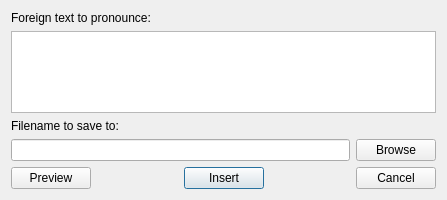
<?xml version="1.0" encoding="UTF-8"?>
<ui version="4.0">
 <class>GoogleTTSDlg</class>
 <widget class="QDialog" name="GoogleTTSDlg">
  <property name="geometry">
   <rect>
    <x>0</x>
    <y>0</y>
    <width>447</width>
    <height>200</height>
   </rect>
  </property>
  <property name="windowTitle">
   <string>Google text-to-speech</string>
  </property>
  <layout class="QVBoxLayout" name="verticalLayout_2">
   <item>
    <layout class="QVBoxLayout" name="verticalLayout">
     <item>
      <widget class="QLabel" name="label">
       <property name="text">
        <string>Foreign text to pronounce:</string>
       </property>
      </widget>
     </item>
     <item>
      <widget class="QTextEdit" name="foreign_text">
       <property name="acceptRichText">
        <bool>false</bool>
       </property>
      </widget>
     </item>
     <item>
      <widget class="QLabel" name="label_2">
       <property name="text">
        <string>Filename to save to:</string>
       </property>
      </widget>
     </item>
     <item>
      <layout class="QHBoxLayout" name="horizontalLayout">
       <item>
        <widget class="QLineEdit" name="filename"/>
       </item>
       <item>
        <widget class="QPushButton" name="browse_button">
         <property name="text">
          <string>Browse</string>
         </property>
        </widget>
       </item>
      </layout>
     </item>
     <item>
      <layout class="QHBoxLayout" name="horizontalLayout_2">
       <item>
        <widget class="QPushButton" name="preview_button">
         <property name="text">
          <string>Preview</string>
         </property>
        </widget>
       </item>
       <item>
        <spacer name="horizontalSpacer">
         <property name="orientation">
          <enum>Qt::Horizontal</enum>
         </property>
         <property name="sizeHint" stdset="0">
          <size>
           <width>40</width>
           <height>20</height>
          </size>
         </property>
        </spacer>
       </item>
       <item>
        <widget class="QPushButton" name="insert_button">
         <property name="text">
          <string>Insert</string>
         </property>
         <property name="default">
          <bool>true</bool>
         </property>
        </widget>
       </item>
       <item>
        <spacer name="horizontalSpacer_2">
         <property name="orientation">
          <enum>Qt::Horizontal</enum>
         </property>
         <property name="sizeHint" stdset="0">
          <size>
           <width>40</width>
           <height>20</height>
          </size>
         </property>
        </spacer>
       </item>
       <item>
        <widget class="QPushButton" name="cancel_button">
         <property name="text">
          <string>Cancel</string>
         </property>
        </widget>
       </item>
      </layout>
     </item>
    </layout>
   </item>
  </layout>
 </widget>
 <resources/>
 <connections>
  <connection>
   <sender>insert_button</sender>
   <signal>clicked()</signal>
   <receiver>GoogleTTSDlg</receiver>
   <slot>accept()</slot>
   <hints>
    <hint type="sourcelabel">
     <x>207</x>
     <y>251</y>
    </hint>
    <hint type="destinationlabel">
     <x>199</x>
     <y>149</y>
    </hint>
   </hints>
  </connection>
  <connection>
   <sender>cancel_button</sender>
   <signal>clicked()</signal>
   <receiver>GoogleTTSDlg</receiver>
   <slot>reject()</slot>
   <hints>
    <hint type="sourcelabel">
     <x>317</x>
     <y>251</y>
    </hint>
    <hint type="destinationlabel">
     <x>199</x>
     <y>149</y>
    </hint>
   </hints>
  </connection>
  <connection>
   <sender>preview_button</sender>
   <signal>clicked()</signal>
   <receiver>GoogleTTSDlg</receiver>
   <slot>lower()</slot>
   <hints>
    <hint type="sourcelabel">
     <x>77</x>
     <y>251</y>
    </hint>
    <hint type="destinationlabel">
     <x>199</x>
     <y>149</y>
    </hint>
   </hints>
  </connection>
  <connection>
   <sender>foreign_text</sender>
   <signal>textChanged()</signal>
   <receiver>GoogleTTSDlg</receiver>
   <slot>lower()</slot>
   <hints>
    <hint type="sourcelabel">
     <x>200</x>
     <y>60</y>
    </hint>
    <hint type="destinationlabel">
     <x>199</x>
     <y>149</y>
    </hint>
   </hints>
  </connection>
  <connection>
   <sender>browse_button</sender>
   <signal>clicked()</signal>
   <receiver>GoogleTTSDlg</receiver>
   <slot>lower()</slot>
   <hints>
    <hint type="sourcelabel">
     <x>287</x>
     <y>131</y>
    </hint>
    <hint type="destinationlabel">
     <x>199</x>
     <y>149</y>
    </hint>
   </hints>
  </connection>
 </connections>
</ui>
